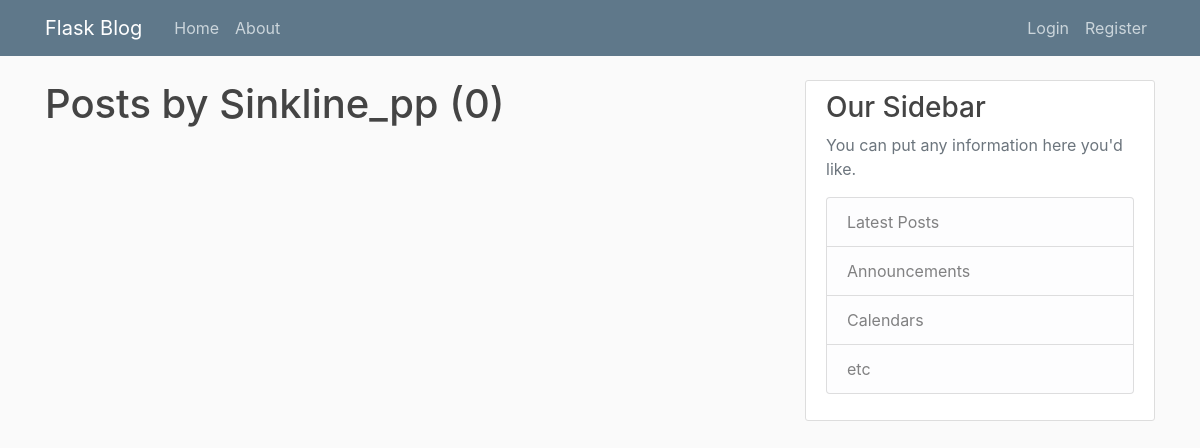
Page /user/Sinkline_pp on the earlier database version.
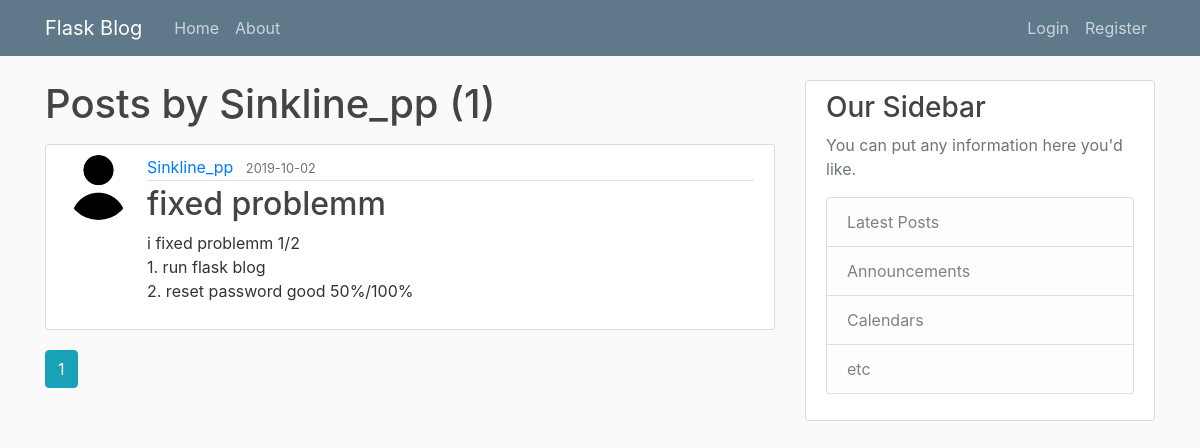
Same page on the later database version.
### flaskblog/models.py (models this page shows, shortened)
class Post(db.Model):
    id = db.Column(db.Integer, primary_key=True)
    title = db.Column(db.String(100), nullable=False)
    date_posted = db.Column(db.DateTime, nullable=False, default=datetime.utcnow)
    content = db.Column(db.Text, nullable=False)
    user_id = db.Column(db.Integer, db.ForeignKey('user.id'), nullable=False)

class User(db.Model, UserMixin):
    id = db.Column(db.Integer, primary_key=True)
    username = db.Column(db.String(20), unique=True, nullable=False)
    email = db.Column(db.String(120), unique=True, nullable=False)
    image_file = db.Column(db.String(20), nullable=False, default='default.jpg')
    password = db.Column(db.String(60), nullable=False)
    posts = db.relationship('Post', backref='author', lazy=True)

### flaskblog/users/routes.py (the view)
@users.route("/user/<string:username>")
def user_posts(username):
    page = request.args.get('page', 1, type=int)
    user = User.query.filter_by(username=username).first_or_404()
    posts = Post.query.filter_by(author=user)\
        .order_by(Post.date_posted.desc())\
        .paginate(page=page, per_page=5)
    return render_template('user_posts.html', posts=posts, user=user)

### flaskblog/templates/user_posts.html
{% extends "layout.html" %}
{% block content %}
    <h1 class="mb-3">Posts by {{ user.username }} ({{ posts.total }})</h1>
    {% for post in posts.items %}
        <article class="media content-section">
          <img class="rounded-circle article-img" src="{{ url_for('static', filename='profile_pics/' + post.author.image_file) }}">
          <div class="media-body">
            <div class="article-metadata">
              <a class="mr-2" href="{{ url_for('users.user_posts', username=post.author.username) }}">{{ post.author.username }}</a>
              <small class="text-muted">{{ post.date_posted.strftime('%Y-%m-%d') }}</small>
            </div>
            <h2><a class="article-title" href="{{ url_for('posts.post', post_id=post.id) }}">{{ post.title }}</a></h2>
            <p class="article-content">{{ post.content }}</p>
          </div>
        </article>
    {% endfor %}
    {% for page_num in posts.iter_pages(left_edge=1, right_edge=1, left_current=1, right_current=2) %}
      {% if page_num %}
        {% if posts.page == page_num %}
          <a class="btn btn-info mb-4" href="{{ url_for('users.user_posts', username=user.username, page=page_num) }}">{{ page_num }}</a>
        {% else %}
          <a class="btn btn-outline-info mb-4" href="{{ url_for('users.user_posts', username=user.username, page=page_num) }}">{{ page_num }}</a>
        {% endif %}
      {% else %}
        ...
      {% endif %}
    {% endfor %}
{% endblock content %}

Differences in the rows shown:
added Post: image_file (picture), author.username "Sinkline_pp", date_posted "2019-10-02", title "fixed problemm", content "i fixed problemm 1/2 1. run flask blog 2. reset password good 50%/100%"
Other differences:
{{ posts.total }}: "0" → "1"
new list line: "1"
